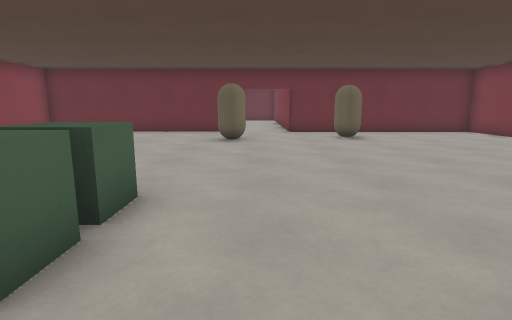
[1] (above)

16 first-person views from a walk through a level from a Godot 3-D game. The camera is 1.2 m above the floor, tilts 10° down and sees 80° across. Doors that lead somewhere are drawn open, without their leaves. The floor is counted in squares, 1 m on a side. Each view is taken from the middle of a square. On the plan, view 1 faces up. The plan holds only what a view shows up to about 13 squares ahead; the rest is blank.

[2]
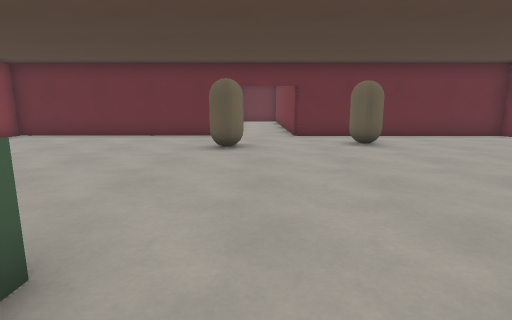

[3]
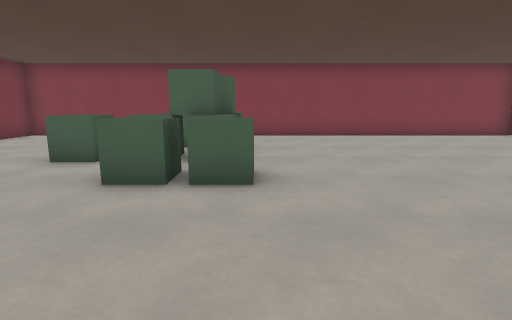

[4]
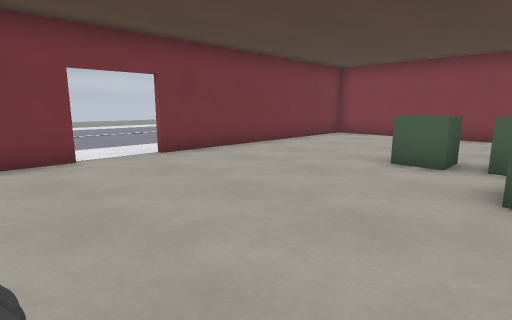

[5]
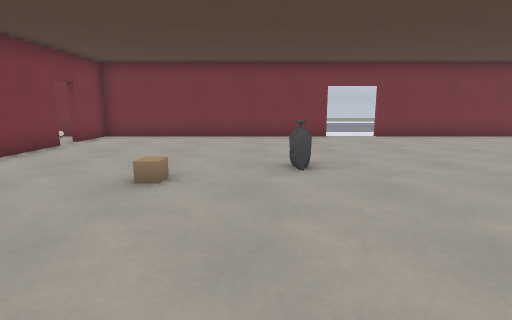

[6]
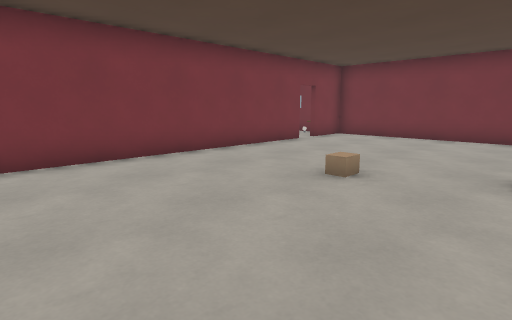

[7]
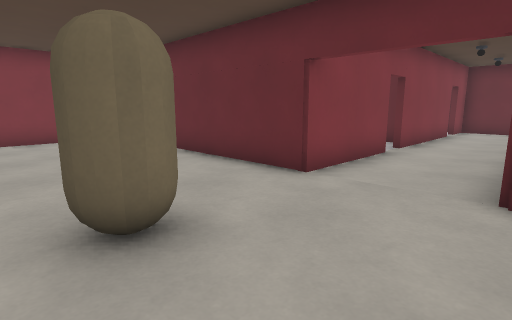

[8]
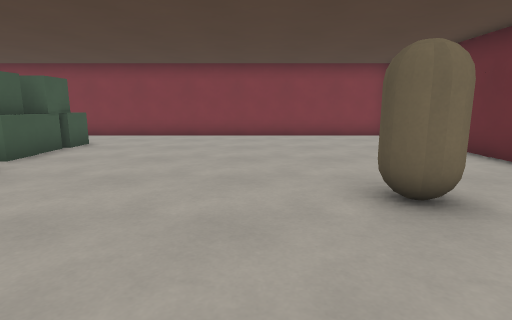

[9]
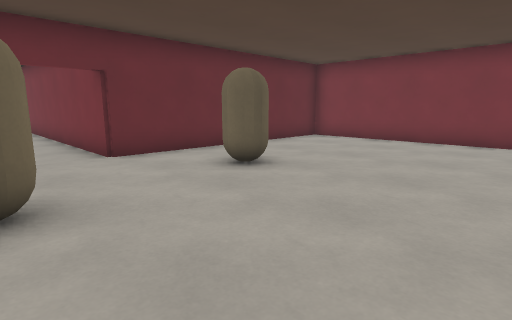

[10]
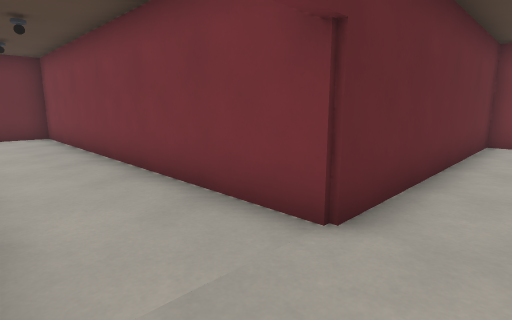

[11]
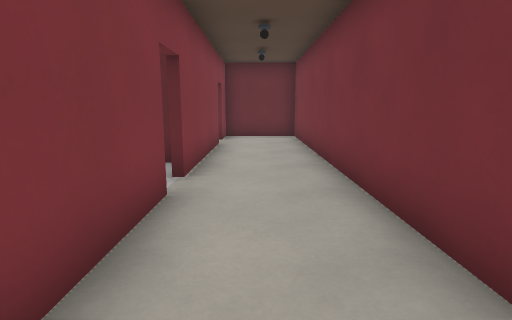

[12]
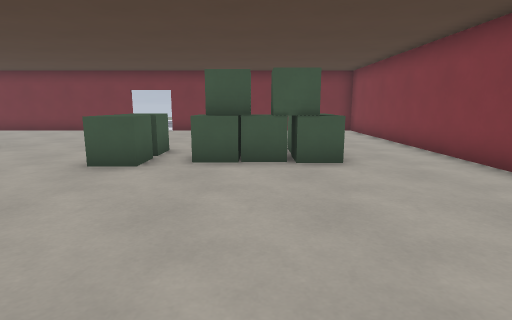

[13]
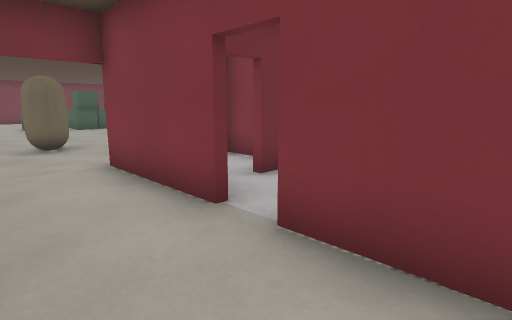

[14]
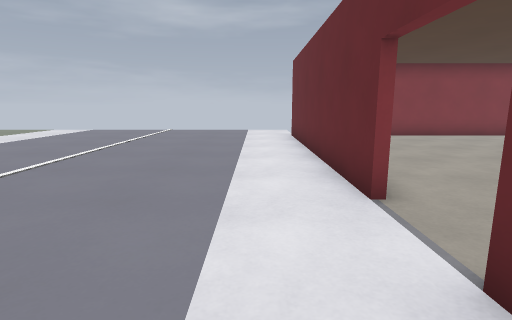

[15]
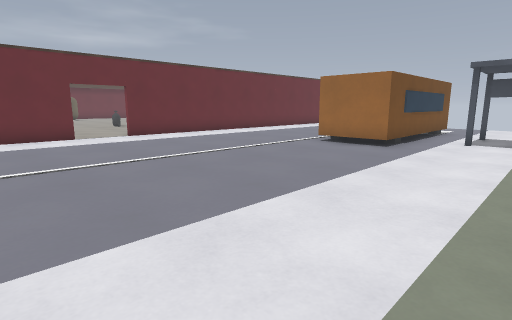

[16]
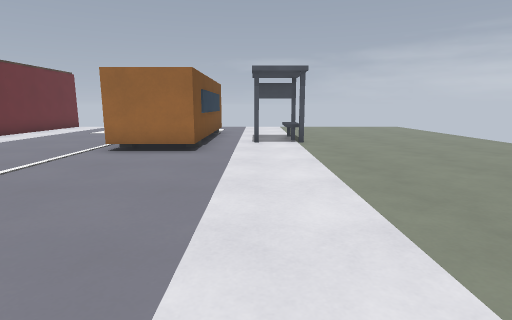

### Floor plan
Key: @ floor where view 1 was taken; # wall or solid block; . floor; D open door; B bus; O other object.
Columns run from 10 left of view 1 to 12 right of it. Each row starts with its distance up from view 1.
 27          ####
 26          #..#
 25          D..#
 24          D..#
 23          #..#
 22          #..#
 21          #..#
 20          #..#
 19          D..#
 18          D..#
 17       #DD#..#
 16       #.##..#
 15 ####### ##..#########
 14 #...................#
 13 #...................#
 12 #............OO.....#
 11 #........O..........#
 10 #...................#
  9 #...................#
  8 #...................#
  7 #...................#
  6 #...................#
  5 #...................#
  4 #.......O...........#
  3 #..OOOO.O...........#
  2 #..OOOO.O...........#
  1 #.....O......O......#
  0 #.....O...@.........#
 -1 #...................#
 -2 #...................#
 -3 #...................D
 -4 #...................O.
 -5 #...................#.#
 -6 ##########.############
 -7 ..............    ...
 -8 ............... .....
 -9 .....................
-10 ....................
-11 ...................
-12 ...............BB
-13 ...............B
-14 ...............BBBBBBB
-15 ..... ................
-16 ...   ...........B.B..
-17 ..     ..........BBB..
-18       . .............
-19           ...........
-20            ..........
-21             .........
-22               .......
-23                ......
-24                 .....

Positions as (right, up) in squares from view 1, and headings:
1: (0, 0), facing up
2: (0, 2), facing up
3: (3, 4), facing left
4: (3, 2), facing down-left
5: (4, 7), facing down
6: (3, 7), facing down-right
7: (2, 10), facing up-left
8: (3, 9), facing left
9: (-1, 7), facing up-right
10: (-1, 13), facing up-right
11: (0, 14), facing up
12: (-5, 10), facing down
13: (1, 21), facing down-left
14: (3, -7), facing left
15: (-4, -18), facing up-right
16: (-3, -16), facing right
